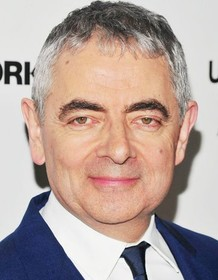
#> input picture test.jpg, 218 x 280 px, found by its file name
$ python face-detection.py
#> lines starting #> are read from the running program, lines starting #| are printed output that depends on the picture; after the words box and inside, x2 and y2 are one past the last pixel; in counts of white or black regions, pixels touching at a corner belong together
# Install OpenCV
# pip install opencv_python

import cv2

# Add haarscade_frontalface_default.xml pre written file
face_cascade = cv2.CascadeClassifier('13-face-detection/haarcascade_frontalface_default.xml')

# Add an image you want to test
img = cv2.imread('13-face-detection/test.jpg')
#> img is the input picture: shape (280, 218, 3); mean B, G, R 156.4, 162.9, 181.2

gray = cv2.cvtColor(img, cv2.COLOR_RGB2GRAY)
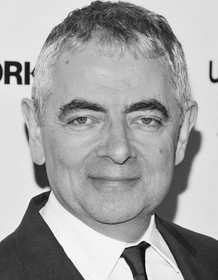
#> gray: shape (280, 218); min 1, max 255, mean 163

faces = face_cascade.detectMultiScale(gray, 1.1, 4)
#> faces = [[39, 60, 149, 149]]
for (x, y, w, h) in faces:
    cv2.rectangle(img, (x, y), (x + w, y +h), (225, 0, 0), 2)
#> this loop made 1 pass
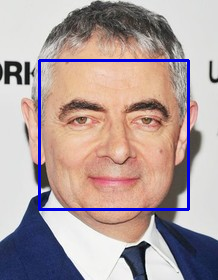
#> img: shape (280, 218, 3); 2.92% of pixels changed, all inside (x1, y1, x2, y2) = (38, 59, 190, 211)

cv2.imshow('img' , img)

cv2.waitKey()

cv2.imwrite("face_detected.jpg")
